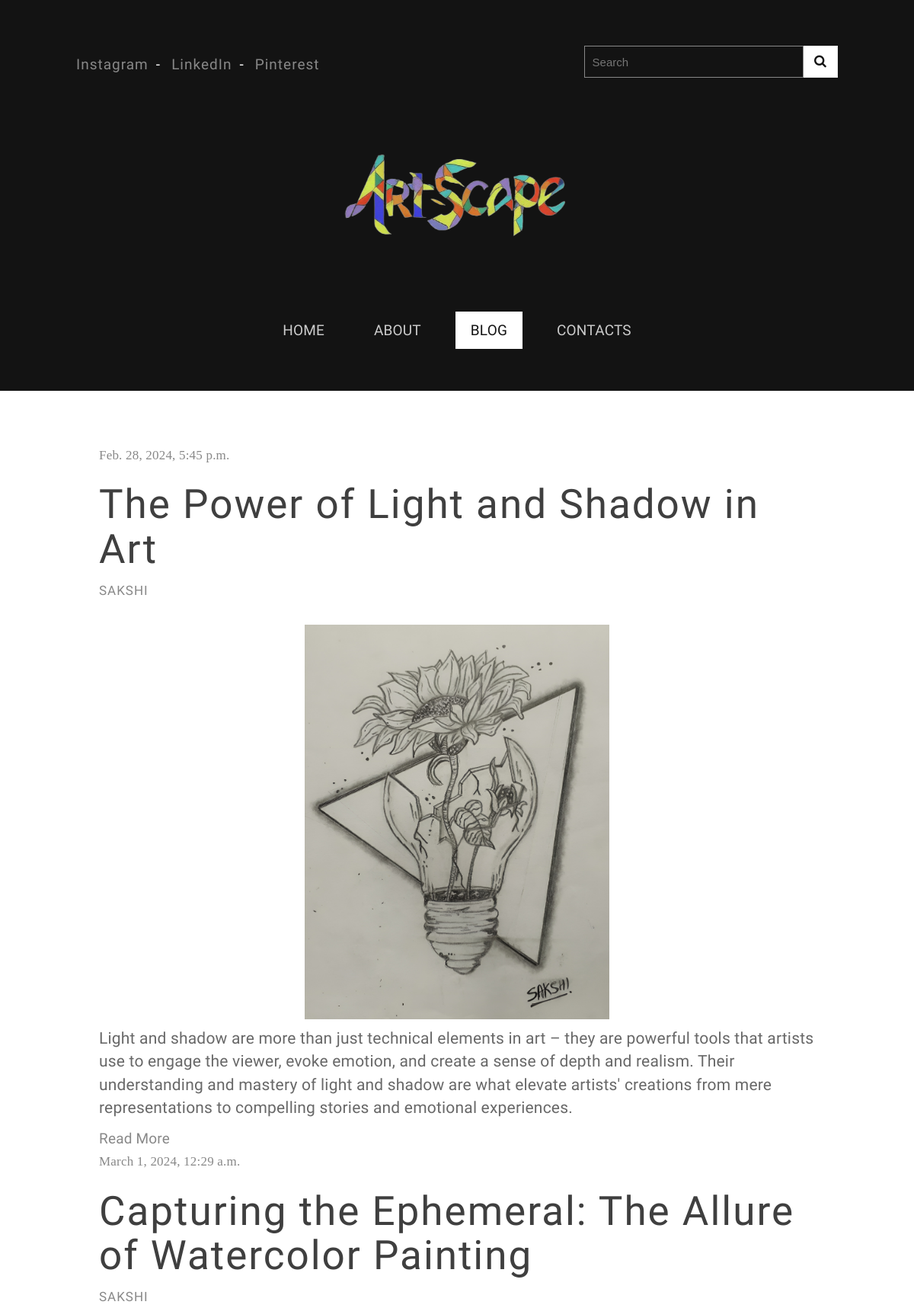
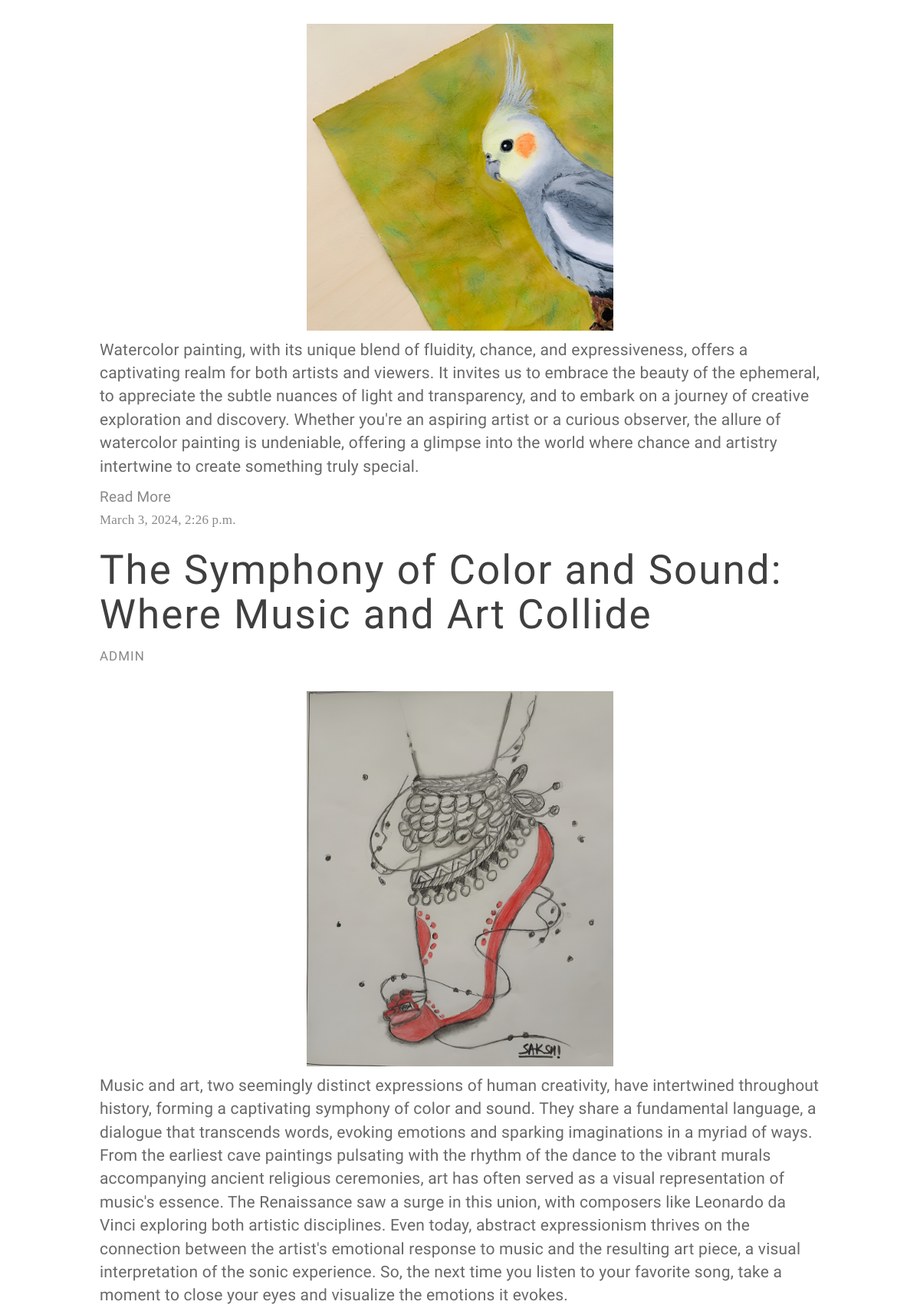
Screenshot of /blog/ (upper part) with the database file from the repository (2 pictures, top to bottom).
### blog/models.py (models this page shows, shortened)
class BlogPost(models.Model):
    title = models.CharField(max_length=255)
    image = models.ImageField(upload_to="images", blank=True)  # Optional image field
    content = models.TextField()
    created_at = models.DateTimeField(auto_now_add=True)  # Automatically set on creation
    author = models.ForeignKey(to='auth.User', on_delete=models.CASCADE)  # Link to user model

### blog/views.py (the view)
# urls.py: 2. Add a URL to urlpatterns:  path('blog/', include('blog.urls'))
def blog(request):
    items = BlogPost.objects.all()
    return render(request, 'archive.html', {"BlogPost":items})

### blog/templates/archive.html (shortened to what this page needs)
<!DOCTYPE html>
<html lang="en">
<head>
{% load static %}
  	<link rel="stylesheet" href="{% static 'css/zerogrid.css' %}">
	<link rel="stylesheet" href="{% static 'css/style.css' %}">
    <link href="{% static 'font-awesome/css/font-awesome.min.css' %}" rel="stylesheet" type="text/css">
	<link rel="stylesheet" href="{% static 'css/menu.css' %}">
    <link href="{% static 'owl-carousel/owl.carousel.css' %}" rel="stylesheet">
</head>
<body>
	<div class="wrap-body">
		<header class="main-header">
			<div class="zerogrid">
				<div id="top">
					<div class="row">
						<div class="col-2-3">
							<ul class="list-inline top-link link">
								<li><a href="https://www.instagram.com/_sakshi_1607/">Instagram</a></li>
								<li><a href="www.linkedin.com/in/sakshi-balwadkar-46b22b2a7">LinkedIn</a></li>
								<li><a href="https://in.pinterest.com/samanu0509/">Pinterest</a></li>
							</ul>
						</div>
						<div class="col-1-3">
							<div class="top-search">
								<form id="form-container" action="">
									<a class="search-submit-button" href="javascript:void(0)">
										<i class="fa fa-search"></i>
									</a>
									<div id="searchtext">
										<input type="text" id="s" name="s" placeholder="Search">
									</div>
								</form>
							</div>
						</div>
					</div>
				</div>
				<div class="t-center">
					<a class="site-branding" href="http://127.0.0.1:8000/home/">
						<img src="{% static 'images/logo.png' %}" width="300px"/>
					</a>
					<div id='cssmenu' class="align-center">
						<ul>
						   <li><a href='http://127.0.0.1:8000/home/'><span>Home</span></a></li>
						   <li><a href='http://127.0.0.1:8000/about/'><span>About</span></a></li>
						   <li class="active"><a href='archive.html'><span>Blog</span></a></li>
						   <li class='last'><a href='http://127.0.0.1:8000/contact/'><span>Contacts</span></a></li>
						</ul>
					</div>
				</div>
			</div>
		</header>
		<section id="container">
			<div class="wrap-container">
				<div class="zerogrid">
					<article>
						<div class="row wrap-post">
                            {% for post in BlogPost %}
							<div class="entry-header">
                                                                <span class="time">{{ post.created_at }}</span>
								<h2 class="entry-title">{{post.title}}</h2>
								<span class="cat-links"><a href="https://www.instagram.com/_sakshi_1607/">{{post.author}}</a></span>
							</div>
							<div class="post-thumbnail-wrap">
								<img src="/media/{{ post.image }}" height="250px" width="400px"/>
							</div>
							<div class="entry-content">
								<p>{{ post.content }}</p>
								<a href="http://127.0.0.1:8000/about/">Read More</a>
							</div>
                            {% endfor %}
						</div>
					</article>
				</div>
			</div>
		</section>
	</div>
</body>
</html>

### home/static/css/zerogrid.css (style rules this page uses)
.zerogrid { width: 1000px; position: relative; margin: 0 auto; padding: 0px; }
.zerogrid:after { content: "\0020"; display: block; height: 0; clear: both; visibility: hidden; }
.zerogrid .row:before,.row:after { content: '\0020'; display: block; overflow: hidden; visibility: hidden; width: 0; height: 0; }
.zerogrid .row:after { clear: both; }
.zerogrid .row { zoom: 1; }
.zerogrid .col-1-2, .zerogrid .col-1-3, .zerogrid .col-2-3, .zerogrid .col-1-4, .zerogrid .col-2-4, .zerogrid .col-3-4, .zerogrid .col-1-5, .zerogrid .col-2-5, .zerogrid .col-3-5, .zerogrid .col-4-5, .zerogrid .col-1-6, .zerogrid .col-2-6, .zerogrid .col-3-6, .zerogrid .col-4-6, .zerogrid .col-5-6 { float:left; display: inline-block; }
.zerogrid .col-1-3,.zerogrid .col-1-3-fixed { width:33.33%; }
.zerogrid .col-2-3,.zerogrid .col-2-3-fixed { width:66.66%; }

### home/static/css/menu.css (style rules this page uses)
#cssmenu { width: auto; padding: 0; line-height: 1; display: block; position: relative; z-index: 9999; }
#cssmenu ul { list-style: none; margin: 0; padding: 0; display: block; }
#cssmenu ul:after, #cssmenu:after { content: " "; display: block; font-size: 0; height: 0; clear: both; visibility: hidden; }
#cssmenu ul li { margin: 0 10px; padding: 0; display: block; position: relative; }
#cssmenu ul li a { text-decoration: none; display: block; margin: 0; -webkit-transition: color .2s ease; -moz-transition: color .2s ease; -ms-transition: color .2s ease; -o-transition: color .2s ease; transition: color .2s ease; -webkit-box-sizing: border-box; -moz-box-sizing: border-box; box-sizing: border-box; }
#cssmenu > ul > li { float: left; }
#cssmenu.align-center > ul > li { float: none; display: inline-block; }
#cssmenu.align-center > ul { text-align: center; }
#cssmenu > ul > li:after { content: ""; display: block; position: absolute; width: 100%; height: 0; top: 0; z-index: 0; background: #ffffff; -webkit-transition: height .2s; -moz-transition: height .2s; -ms-transition: height .2s; -o-transition: height .2s; transition: height .2s; }
#cssmenu > ul > li > a { color: #ccc; padding: 15px 20px; text-transform: uppercase; z-index: 2; position: relative; }
#cssmenu > ul > li:hover:after, #cssmenu > ul > li.active:after { height: 100%; }
#cssmenu > ul > li:hover > a, #cssmenu > ul > li.active > a { color: #131313; }
#cssmenu > ul > li:hover > a:after, #cssmenu > ul > li.active > a:after { background: #000000; }
#cssmenu > ul > li:hover > a:before, #cssmenu > ul > li.active > a:before { border-top-color: #ffffff; }
#cssmenu > ul > li > a { display: block; }
#cssmenu > ul > li { width: auto; }

### rows the page displays
BlogPost: created_at "Feb. 28, 2024, 5:45 p.m.", title "The Power of Light and Shadow in Art", author "SAKSHI", image (picture), content "Light and shadow are more than just technical elements in art – they are powerful tools that artists use to engage the viewer, evoke emotion, and create a sense of depth and realism. Their understanding and mastery of light and shadow are what elevate artists' creations from mere representations to compelling stories and emotional experiences."
BlogPost: created_at "March 1, 2024, 12:29 a.m.", title "Capturing the Ephemeral: The Allure of Watercolor Painting", author "SAKSHI", image (picture), content "Watercolor painting, with its unique blend of fluidity, chance, and expressiveness, offers a captivating realm for both artists and viewers. It invites us to embrace the beauty of the ephemeral, to appreciate the subtle nuances of light and transparency, and to embark on a journey of creative exploration and discovery. Whether you're an aspiring artist or a curious observer, the allure of watercolor painting is undeniable, offering a glimpse into the world where chance and artistry intertwine to create something truly special."
BlogPost: created_at "March 3, 2024, 2:26 p.m.", title "The Symphony of Color and Sound: Where Music and Art Collide", author "ADMIN", image (picture), content "Music and art, two seemingly distinct expressions of human creativity, have intertwined throughout history, forming a captivating symphony of color and sound. They share a fundamental language, a dialogue that transcends words, evoking emotions and sparking imaginations in a myriad of ways. From the earliest cave paintings pulsating with the rhythm of the dance to the vibrant murals accompanying ancient religious ceremonies, art has often served as a visual representation of music's essence. The Renaissance saw a surge in this union, with composers like Leonardo da Vinci exploring both artistic disciplines. Even today, abstract expressionism thrives on the connection between the artist's…"
